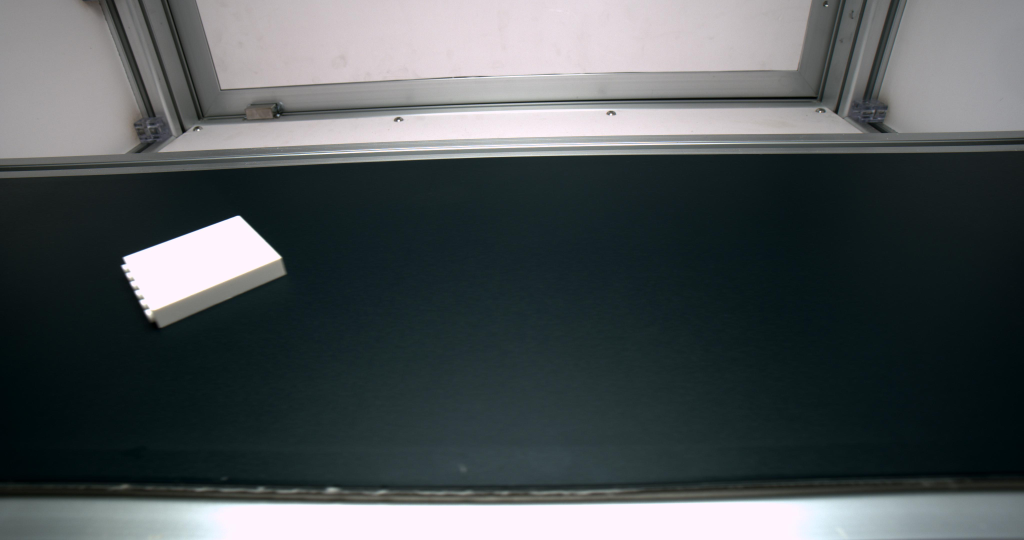
#> input picture images/original/1.jpg, 4096 x 2160 px, found by its file name (shown at 1/4 size)
$ python cv3.py   (older library calls are emulated)
#> lines starting #> are read from the running program, lines starting #| are printed output that depends on the picture; after the words box and inside, x2 and y2 are one past the last pixel; in counts of white or black regions, pixels touching at a corner belong together

import cv2
import numpy as np


 #获取图片
def get_image(path):
    img = cv2.imread(path)
    h,w = img.shape[:2]
    # 左上角坐标(700:1500)，右下角坐标(0:w）的图像。
    img = img[600:1800, 0:w]
    gray = cv2.cvtColor(img, cv2.COLOR_BGR2GRAY)
    return img,gray


"""
  高斯模糊本质上是低通滤波器:
  输出图像的每个像素点是原图像上对应像素点与周围像素点的加权和

  高斯矩阵的尺寸和标准差:
  (9, 9)表示高斯矩阵的长与宽，标准差取0时OpenCV会根据高斯矩阵的尺寸自己计算。
  高斯矩阵的尺寸越大，标准差越大，处理过的图像模糊程度越大。
"""
def Gaussian_Blur(gray):    # 高斯去噪(去除图像中的噪点)
    blurred = cv2.GaussianBlur(gray, (9, 9),0)
    return blurred


"""
  索比尔算子来计算x、y方向梯度
  关于算子请查看:https://blog.csdn.net/wsp_1138886114/article/details/81368890
"""
def Sobel_gradient(blurred):
    gradX = cv2.Sobel(blurred, ddepth=cv2.CV_32F, dx=1, dy=0)
    gradY = cv2.Sobel(blurred, ddepth=cv2.CV_32F, dx=0, dy=1)
    gradient = cv2.subtract(gradX, gradY)
    gradient = cv2.convertScaleAbs(gradient)
    return gradX, gradY, gradient


"""
  cv2.threshold(src,thresh,maxval,type[,dst])->retval,dst (二元值的灰度图)
  src：  一般输入灰度图
  thresh:阈值，
  maxval:在二元阈值THRESH_BINARY和
        逆二元阈值THRESH_BINARY_INV中使用的最大值
  type:  使用的阈值类型
       返回值  retval其实就是阈值
"""
def Thresh_and_blur(gradient):  #设定阈值
    blurred = cv2.GaussianBlur(gradient, (9, 9),0)
    (_, thresh) = cv2.threshold(gradient, 10, 255, cv2.THRESH_BINARY)
    return thresh

"""
  建立一个椭圆核函数
  执行图像形态学, 细节直接查文档，很简单
"""
def image_morphology(thresh):
    kernel = cv2.getStructuringElement(cv2.MORPH_ELLIPSE, (30, 30))
    closed = cv2.morphologyEx(thresh, cv2.MORPH_CLOSE, kernel)
    closed = cv2.erode(closed, None, iterations=4)
    closed = cv2.dilate(closed, None, iterations=4)
    return closed


# cv2.RETR_EXTERNAL,             #表示只检测外轮廓
# cv2.RETR_CCOMP,                #建立两个等级的轮廓,上一层是边界
# cv2.RETR_LIST,                 #检测的轮廓不建立等级关系
# cv2.RETR_TREE,                 #建立一个等级树结构的轮廓
# cv2.CHAIN_APPROX_NONE,         #存储所有的轮廓点，相邻的两个点的像素位置差不超过1
def findcnts_and_box_point(closed):
    # 这里opencv3返回的是三个参数
    (_, cnts, _) = cv2.findContours(
        closed.copy(),
        cv2.RETR_LIST,
        cv2.CHAIN_APPROX_SIMPLE)

    c = sorted(cnts, key=cv2.contourArea, reverse=True)[0]
    # 计算最大轮廓的旋转包围盒
    rect = cv2.minAreaRect(c)
    box = np.int0(cv2.boxPoints(rect))
    return box


def drawcnts_and_cut(original_img, box): #目标图像裁剪
    # 因为这个函数有极强的破坏性，所有需要在img.copy()上画
    draw_img = cv2.drawContours(original_img.copy(), [box], -1, (0, 0, 255), 3)

    Xs = [i[0] for i in box]
    Ys = [i[1] for i in box]
    x1 = min(Xs)
    x2 = max(Xs)
    y1 = min(Ys)
    y2 = max(Ys)
    hight = y2 - y1
    width = x2 - x1
    crop_img = original_img[y1:y1+hight, x1:x1+width]
    return draw_img, crop_img

def walk():
    img_path = "d:/project/git/remove_background/images/original/1.jpg"
    save_path = './cat_save.png'
    original_img, gray = get_image(img_path)
#> in get_image, img is the input picture: shape (2160, 4096, 3); mean B, G, R 87.5, 85.4, 79.1
#> in get_image, `img = img[600:1800, 0:w]`:
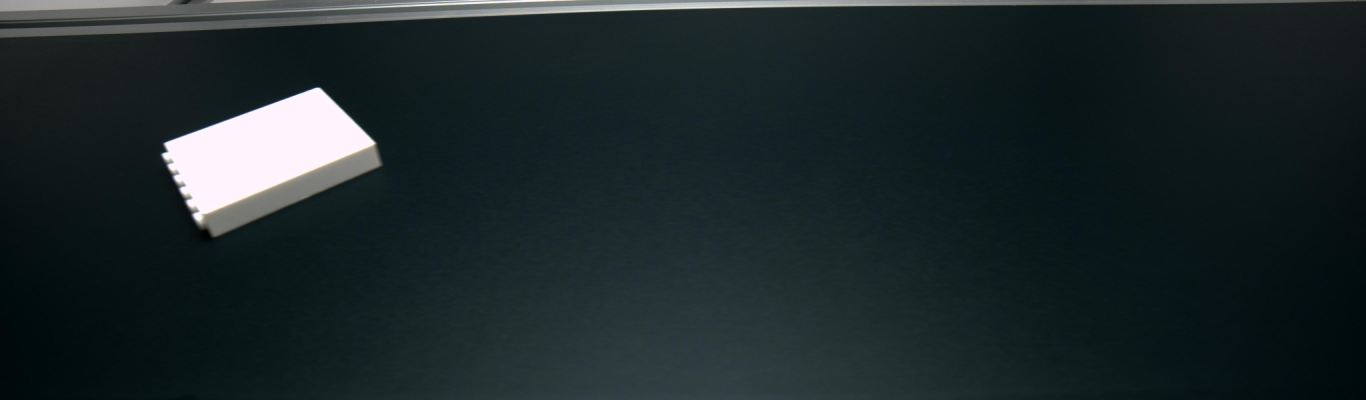
#> img: shape (1200, 4096, 3) (shown at 1/3 size); mean B, G, R 41.8, 39.7, 28.6
    # 去噪
    blurred = Gaussian_Blur(gray)
    gradX, gradY, gradient = Sobel_gradient(blurred)
#> in Sobel_gradient, `gradX = cv2.Sobel(blurred, ddepth=cv2.CV_32F, dx=1, dy=0)`:
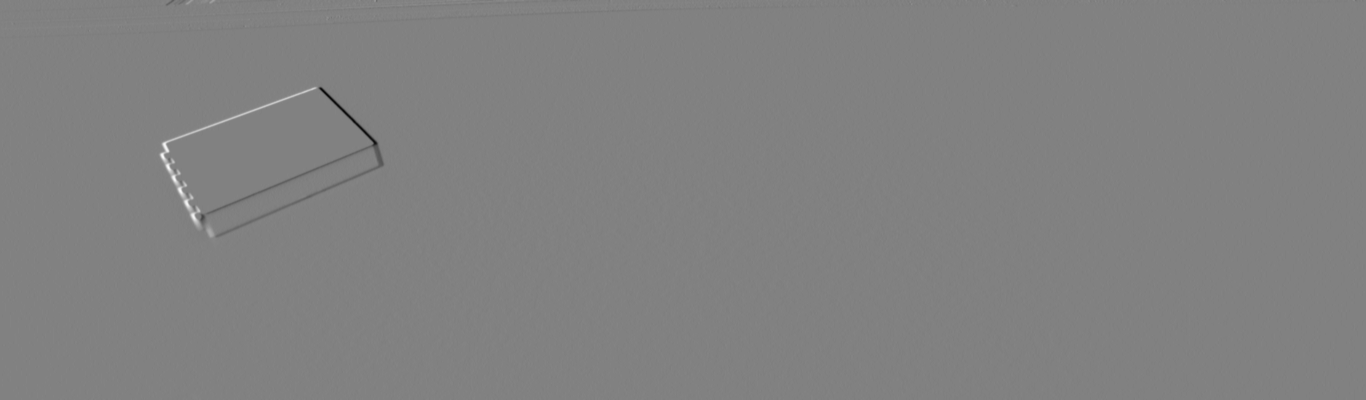
#> gradX: shape (1200, 4096) float32 (shown at 1/3 size); min -181, max 175, mean 0; drawn with min black and max white
#> in Sobel_gradient, `gradient = cv2.convertScaleAbs(gradient)`:
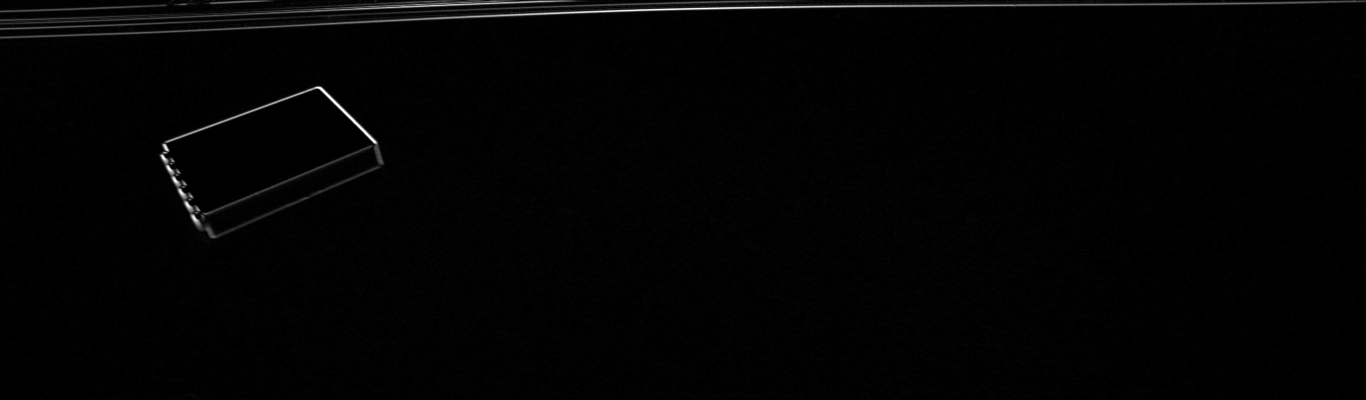
#> gradient: shape (1200, 4096) (shown at 1/3 size); min 0, max 255, mean 2.9
    thresh = Thresh_and_blur(gradient)
#> in Thresh_and_blur, `(_, thresh) = cv2.threshold(gradient, 10, 255, cv2.THRESH_BINARY)`:
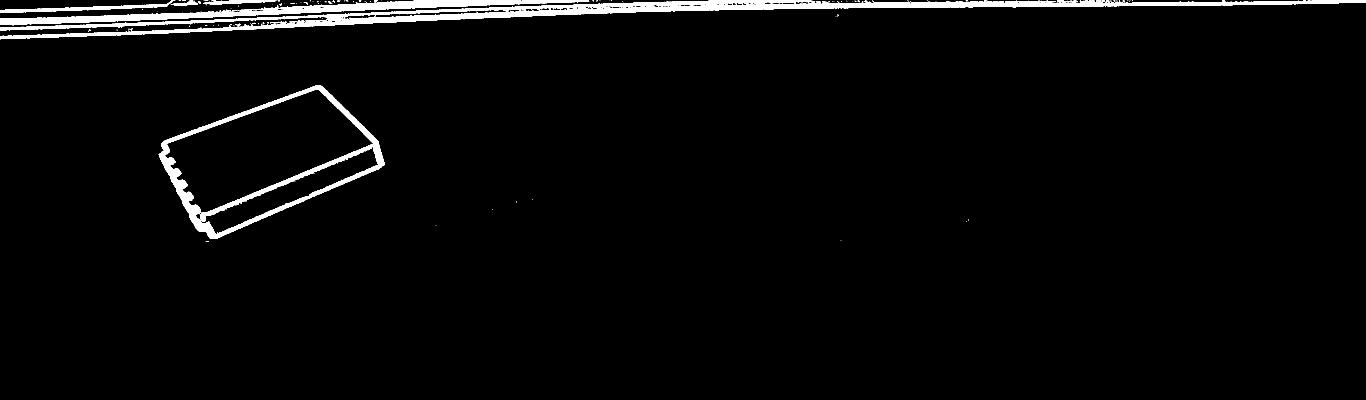
#> thresh: shape (1200, 4096) (shown at 1/3 size); 2.8% white; 194 white regions (157 under 20 px), largest, box (x1, y1, x2, y2) and area: (0, 0, 4096, 118) 69341, (476, 256, 1154, 717) 32855, (0, 0, 1768, 76) 27332
    closed = image_morphology(thresh)
#> in image_morphology, `closed = cv2.morphologyEx(thresh, cv2.MORPH_CLOSE, kernel)`:
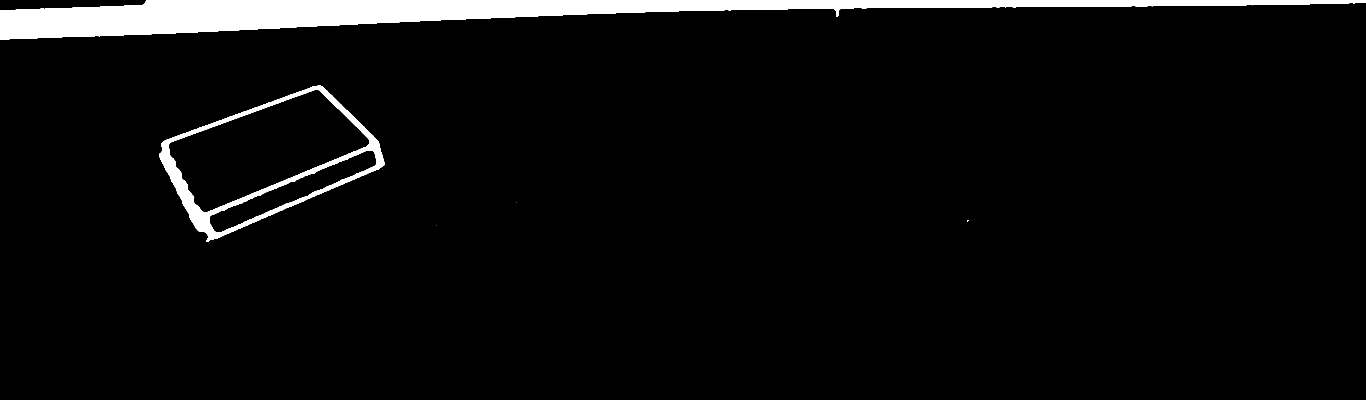
#> closed: shape (1200, 4096) (shown at 1/3 size); 4.6% white; 5 white regions (3 under 20 px), largest, box (x1, y1, x2, y2) and area: (0, 0, 4096, 118) 187867, (477, 257, 1154, 725) 35986
#> in image_morphology, `closed = cv2.erode(closed, None, iterations=4)`:
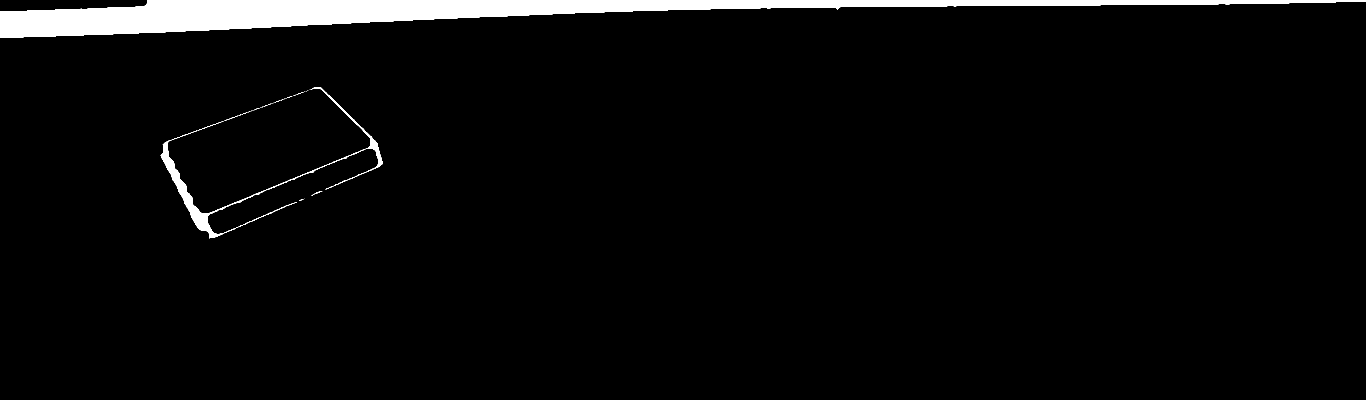
#> closed: shape (1200, 4096) (shown at 1/3 size); 3.7% white; 39 white regions (29 under 20 px), largest, box (x1, y1, x2, y2) and area: (0, 0, 4096, 114) 168852, (482, 261, 1149, 715) 12561, (593, 364, 669, 392) 103
#> in image_morphology, `closed = cv2.dilate(closed, None, iterations=4)`: closed: shape (1200, 4096); 4.5% white; 2 white regions
    box = findcnts_and_box_point(closed)
#> in findcnts_and_box_point, `(_, cnts, _) = cv2.findContours( closed.copy(), cv2.RETR_LIST, cv2.CHA..`: cnts = 3 contours; box (x1, y1, x2, y2) and area: (0, 0, 4096, 118) 183554, (478, 257, 1153, 719) 151042, (506, 269, 1109, 638) 117312
#> in findcnts_and_box_point, `c = sorted(cnts, key=cv2.contourArea, reverse=True)[0]`: c = contour of 316 points, box (x1, y1, x2, y2) (0, 0, 4096, 118), area 183554
#> in findcnts_and_box_point, `rect = cv2.minAreaRect(c)`: rect = ((2046.2, 9.9), (4096.7, 106), -1.54)
#> in findcnts_and_box_point, `box = np.int0(cv2.boxPoints(rect))`: box = [[0, 117], [-2, 11], [4092, -97], [4095, 7]]
#> box = [[0, 117], [-2, 11], [4092, -97], [4095, 7]]
    draw_img, crop_img = drawcnts_and_cut(original_img,box)
#> in drawcnts_and_cut, `Xs = [i[0] for i in box]`: Xs = [0, -2, 4092, 4095]
#> in drawcnts_and_cut, `Ys = [i[1] for i in box]`: Ys = [117, 11, -97, 7]
#> in drawcnts_and_cut, `x1 = min(Xs)`: x1 = -2
#> in drawcnts_and_cut, `x2 = max(Xs)`: x2 = 4095
#> in drawcnts_and_cut, `y1 = min(Ys)`: y1 = -97
#> in drawcnts_and_cut, `y2 = max(Ys)`: y2 = 117
#> in drawcnts_and_cut, `hight = y2 - y1`: hight = 214
#> in drawcnts_and_cut, `width = x2 - x1`: width = 4097
#> in drawcnts_and_cut, `crop_img = original_img[y1:y1+hight, x1:x1+width]`: crop_img = empty array
#> crop_img = empty array
    cv2.waitKey(20171219)
    cv2.imwrite(save_path, crop_img)

walk()

$ run again, with images/original/2.jpg copied over images/original/1.jpg
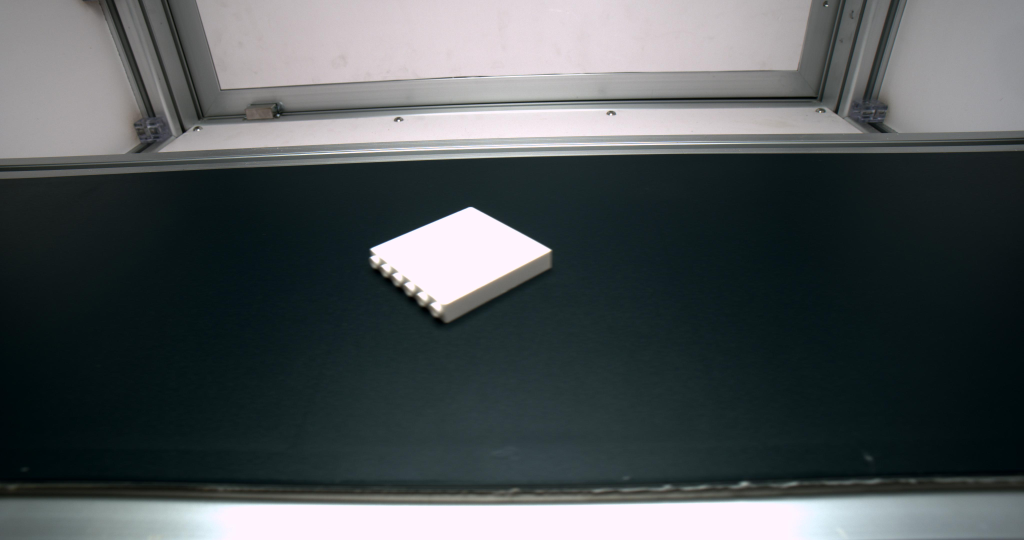
#> input picture images/original/2.jpg, 4096 x 2160 px, found by its file name (shown at 1/4 size)
#> in get_image, img is the input picture: shape (2160, 4096, 3); mean B, G, R 86.9, 85, 78.9
#> img: shape (1200, 4096, 3)
#> in Thresh_and_blur, `(_, thresh) = cv2.threshold(gradient, 10, 255, cv2.THRESH_BINARY)`:
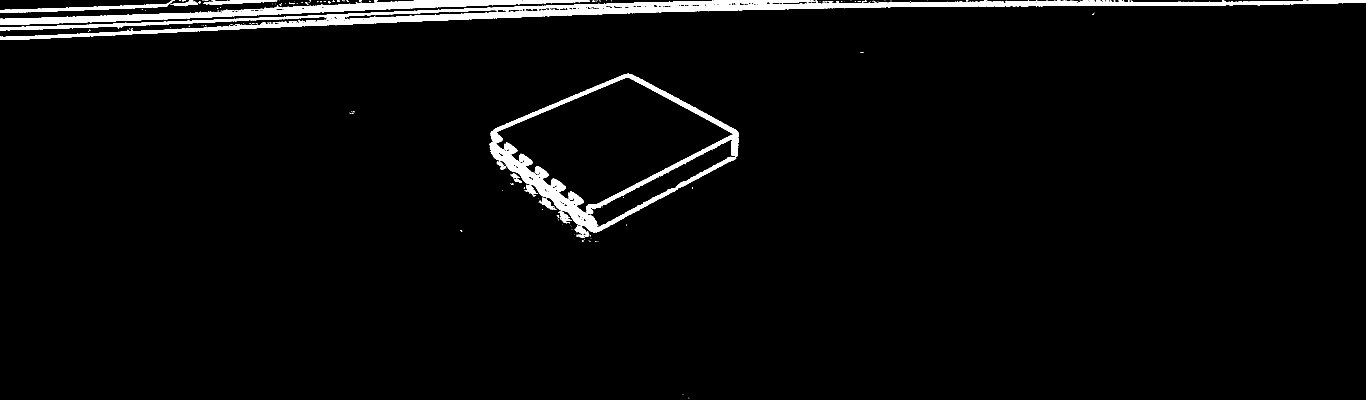
#> thresh: shape (1200, 4096) (shown at 1/3 size); 3.1% white; 265 white regions (218 under 20 px), largest, box (x1, y1, x2, y2) and area: (0, 0, 4096, 120) 69677, (1469, 221, 2216, 697) 34673, (0, 0, 1770, 75) 27238
#> cnts = 4 contours; box (x1, y1, x2, y2) and area: (1470, 222, 2216, 724) 191855, (0, 0, 4096, 121) 183116, (1500, 233, 2183, 616) 140206, (2037, 488, 2167, 561) 1660
#> c = contour of 1420 points, box (x1, y1, x2, y2) (1470, 222, 2216, 724), area 191855
#> rect = ((1845.2, 431.5), (672, 442.1), -30.22)
#> in findcnts_and_box_point, `box = np.int0(cv2.boxPoints(rect))`: box = [[1666, 791], [1443, 409], [2024, 71], [2246, 453]]
#> Xs = [1666, 1443, 2024, 2246]
#> Ys = [791, 409, 71, 453]
#> x1 = 1443
#> x2 = 2246
#> y1 = 71
#> y2 = 791
#> hight = 720
#> width = 803
#> in drawcnts_and_cut, `crop_img = original_img[y1:y1+hight, x1:x1+width]`:
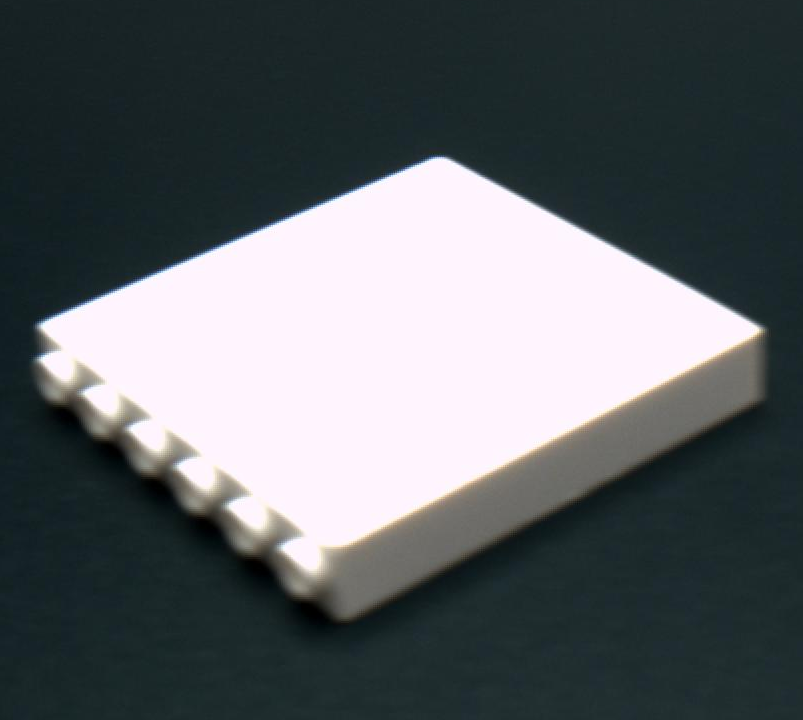
#> crop_img: shape (720, 803, 3); mean B, G, R 101.7, 98.5, 93.1
